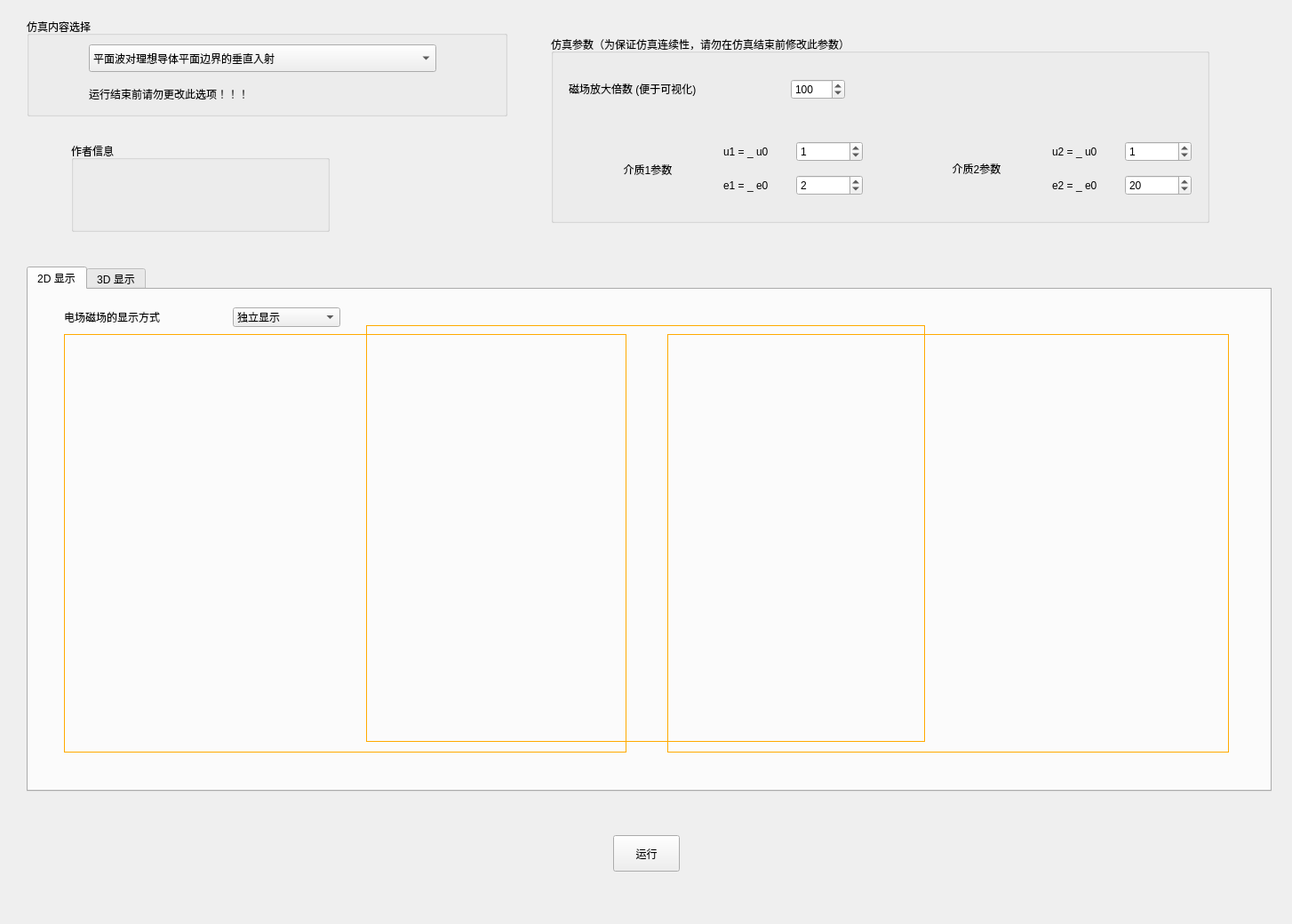
<?xml version="1.0" encoding="UTF-8"?>
<ui version="4.0">
 <class>Form</class>
 <widget class="QWidget" name="Form">
  <property name="geometry">
   <rect>
    <x>0</x>
    <y>0</y>
    <width>1454</width>
    <height>1040</height>
   </rect>
  </property>
  <property name="windowTitle">
   <string>电磁场实验3</string>
  </property>
  <widget class="QPushButton" name="pushButton">
   <property name="geometry">
    <rect>
     <x>690</x>
     <y>940</y>
     <width>75</width>
     <height>41</height>
    </rect>
   </property>
   <property name="text">
    <string>运行</string>
   </property>
  </widget>
  <widget class="QTabWidget" name="tabWidget">
   <property name="geometry">
    <rect>
     <x>30</x>
     <y>300</y>
     <width>1401</width>
     <height>591</height>
    </rect>
   </property>
   <property name="currentIndex">
    <number>0</number>
   </property>
   <widget class="QWidget" name="widget">
    <attribute name="title">
     <string>2D 显示</string>
    </attribute>
    <widget class="QWidget" name="layoutWidget">
     <property name="geometry">
      <rect>
       <x>40</x>
       <y>50</y>
       <width>1311</width>
       <height>471</height>
      </rect>
     </property>
     <layout class="QHBoxLayout" name="horizontalLayout_2">
      <item>
       <widget class="QLabel" name="label_2D_E_2">
        <property name="sizePolicy">
         <sizepolicy hsizetype="Preferred" vsizetype="Preferred">
          <horstretch>0</horstretch>
          <verstretch>0</verstretch>
         </sizepolicy>
        </property>
        <property name="styleSheet">
         <string notr="true">QLabel{
	border-color: rgb(255, 170,0);
     border-width: 1px;
     border-style: solid;
}</string>
        </property>
        <property name="text">
         <string/>
        </property>
       </widget>
      </item>
      <item>
       <spacer name="horizontalSpacer_2">
        <property name="orientation">
         <enum>Qt::Horizontal</enum>
        </property>
        <property name="sizeType">
         <enum>QSizePolicy::Fixed</enum>
        </property>
        <property name="sizeHint" stdset="0">
         <size>
          <width>40</width>
          <height>20</height>
         </size>
        </property>
       </spacer>
      </item>
      <item>
       <widget class="QLabel" name="label_2D_H_2">
        <property name="styleSheet">
         <string notr="true">QLabel{
	border-color: rgb(255, 170,0);
     border-width: 1px;
     border-style: solid;
}</string>
        </property>
        <property name="text">
         <string/>
        </property>
       </widget>
      </item>
     </layout>
    </widget>
    <widget class="QComboBox" name="comboBox">
     <property name="geometry">
      <rect>
       <x>230</x>
       <y>20</y>
       <width>121</width>
       <height>22</height>
      </rect>
     </property>
     <property name="currentText">
      <string>独立显示</string>
     </property>
     <item>
      <property name="text">
       <string>独立显示</string>
      </property>
     </item>
     <item>
      <property name="text">
       <string>合并显示</string>
      </property>
     </item>
    </widget>
    <widget class="QLabel" name="label">
     <property name="geometry">
      <rect>
       <x>40</x>
       <y>20</y>
       <width>161</width>
       <height>21</height>
      </rect>
     </property>
     <property name="text">
      <string>电场磁场的显示方式</string>
     </property>
    </widget>
    <widget class="QLabel" name="label_2D_E_3">
     <property name="geometry">
      <rect>
       <x>380</x>
       <y>40</y>
       <width>629</width>
       <height>469</height>
      </rect>
     </property>
     <property name="sizePolicy">
      <sizepolicy hsizetype="Preferred" vsizetype="Preferred">
       <horstretch>0</horstretch>
       <verstretch>0</verstretch>
      </sizepolicy>
     </property>
     <property name="styleSheet">
      <string notr="true">QLabel{
	border-color: rgb(255, 170,0);
     border-width: 1px;
     border-style: solid;
}</string>
     </property>
     <property name="text">
      <string/>
     </property>
    </widget>
   </widget>
   <widget class="QWidget" name="tab_2">
    <attribute name="title">
     <string>3D 显示</string>
    </attribute>
    <widget class="QLabel" name="label_3D_EH">
     <property name="geometry">
      <rect>
       <x>380</x>
       <y>50</y>
       <width>629</width>
       <height>469</height>
      </rect>
     </property>
     <property name="sizePolicy">
      <sizepolicy hsizetype="Preferred" vsizetype="Preferred">
       <horstretch>0</horstretch>
       <verstretch>0</verstretch>
      </sizepolicy>
     </property>
     <property name="styleSheet">
      <string notr="true">QLabel{
	border-color: rgb(255, 170,0);
     border-width: 1px;
     border-style: solid;
}</string>
     </property>
     <property name="text">
      <string/>
     </property>
    </widget>
   </widget>
  </widget>
  <widget class="QGroupBox" name="groupBox">
   <property name="geometry">
    <rect>
     <x>620</x>
     <y>40</y>
     <width>741</width>
     <height>211</height>
    </rect>
   </property>
   <property name="title">
    <string>仿真参数（为保证仿真连续性，请勿在仿真结束前修改此参数）</string>
   </property>
   <widget class="QLabel" name="label_15">
    <property name="geometry">
     <rect>
      <x>20</x>
      <y>30</y>
      <width>241</width>
      <height>59</height>
     </rect>
    </property>
    <property name="text">
     <string>磁场放大倍数 (便于可视化)</string>
    </property>
   </widget>
   <widget class="QWidget" name="horizontalLayoutWidget_2">
    <property name="geometry">
     <rect>
      <x>30</x>
      <y>110</y>
      <width>321</width>
      <height>81</height>
     </rect>
    </property>
    <layout class="QHBoxLayout" name="horizontalLayout_11">
     <item>
      <widget class="QLabel" name="label_13">
       <property name="text">
        <string>介质1参数</string>
       </property>
       <property name="alignment">
        <set>Qt::AlignCenter</set>
       </property>
       <property name="indent">
        <number>-1</number>
       </property>
      </widget>
     </item>
     <item>
      <layout class="QHBoxLayout" name="horizontalLayout_10">
       <item>
        <layout class="QVBoxLayout" name="verticalLayout">
         <item>
          <layout class="QHBoxLayout" name="horizontalLayout_5">
           <item>
            <widget class="QLabel" name="label_8">
             <property name="text">
              <string>u1 = _ u0</string>
             </property>
            </widget>
           </item>
           <item>
            <widget class="QSpinBox" name="spinBox_4">
             <property name="value">
              <number>1</number>
             </property>
            </widget>
           </item>
          </layout>
         </item>
         <item>
          <layout class="QHBoxLayout" name="horizontalLayout">
           <item>
            <widget class="QLabel" name="label_5">
             <property name="text">
              <string>e1 = _ e0</string>
             </property>
            </widget>
           </item>
           <item>
            <widget class="QSpinBox" name="spinBox">
             <property name="value">
              <number>2</number>
             </property>
            </widget>
           </item>
          </layout>
         </item>
        </layout>
       </item>
      </layout>
     </item>
    </layout>
   </widget>
   <widget class="QWidget" name="horizontalLayoutWidget_3">
    <property name="geometry">
     <rect>
      <x>400</x>
      <y>110</y>
      <width>321</width>
      <height>80</height>
     </rect>
    </property>
    <layout class="QHBoxLayout" name="horizontalLayout_12">
     <item>
      <widget class="QLabel" name="label_14">
       <property name="text">
        <string>介质2参数</string>
       </property>
       <property name="alignment">
        <set>Qt::AlignCenter</set>
       </property>
       <property name="indent">
        <number>-1</number>
       </property>
      </widget>
     </item>
     <item>
      <layout class="QVBoxLayout" name="verticalLayout_3">
       <item>
        <layout class="QHBoxLayout" name="horizontalLayout_8">
         <item>
          <widget class="QLabel" name="label_11">
           <property name="text">
            <string>u2 = _ u0</string>
           </property>
          </widget>
         </item>
         <item>
          <widget class="QSpinBox" name="spinBox_7">
           <property name="value">
            <number>1</number>
           </property>
          </widget>
         </item>
        </layout>
       </item>
       <item>
        <layout class="QHBoxLayout" name="horizontalLayout_9">
         <item>
          <widget class="QLabel" name="label_12">
           <property name="text">
            <string>e2 = _ e0</string>
           </property>
          </widget>
         </item>
         <item>
          <widget class="QSpinBox" name="spinBox_8">
           <property name="value">
            <number>20</number>
           </property>
          </widget>
         </item>
        </layout>
       </item>
      </layout>
     </item>
    </layout>
   </widget>
   <widget class="QWidget" name="horizontalLayoutWidget_4">
    <property name="geometry">
     <rect>
      <x>270</x>
      <y>30</y>
      <width>61</width>
      <height>61</height>
     </rect>
    </property>
    <layout class="QHBoxLayout" name="horizontalLayout_13">
     <item>
      <widget class="QSpinBox" name="spinBox_9">
       <property name="maximum">
        <number>1000</number>
       </property>
       <property name="singleStep">
        <number>1</number>
       </property>
       <property name="value">
        <number>100</number>
       </property>
      </widget>
     </item>
    </layout>
   </widget>
  </widget>
  <widget class="QGroupBox" name="groupBox_2">
   <property name="geometry">
    <rect>
     <x>80</x>
     <y>160</y>
     <width>291</width>
     <height>101</height>
    </rect>
   </property>
   <property name="title">
    <string>作者信息</string>
   </property>
  </widget>
  <widget class="QGroupBox" name="groupBox_3">
   <property name="geometry">
    <rect>
     <x>30</x>
     <y>20</y>
     <width>541</width>
     <height>111</height>
    </rect>
   </property>
   <property name="title">
    <string>仿真内容选择</string>
   </property>
   <widget class="QLabel" name="label_3">
    <property name="geometry">
     <rect>
      <x>70</x>
      <y>70</y>
      <width>231</width>
      <height>31</height>
     </rect>
    </property>
    <property name="text">
     <string>运行结束前请勿更改此选项！！！</string>
    </property>
   </widget>
   <widget class="QComboBox" name="comboBox_2">
    <property name="geometry">
     <rect>
      <x>70</x>
      <y>30</y>
      <width>391</width>
      <height>31</height>
     </rect>
    </property>
    <property name="sizeAdjustPolicy">
     <enum>QComboBox::AdjustToContentsOnFirstShow</enum>
    </property>
    <item>
     <property name="text">
      <string>平面波对理想导体平面边界的垂直入射</string>
     </property>
    </item>
    <item>
     <property name="text">
      <string>平面波对理想介质的垂直入射</string>
     </property>
    </item>
   </widget>
  </widget>
 </widget>
 <resources/>
 <connections>
  <connection>
   <sender>pushButton</sender>
   <signal>clicked()</signal>
   <receiver>Form</receiver>
   <slot>openimage()</slot>
   <hints>
    <hint type="sourcelabel">
     <x>690</x>
     <y>940</y>
    </hint>
    <hint type="destinationlabel">
     <x>161</x>
     <y>315</y>
    </hint>
   </hints>
  </connection>
  <connection>
   <sender>comboBox_2</sender>
   <signal>currentIndexChanged(QString)</signal>
   <receiver>Form</receiver>
   <slot>slot1()</slot>
   <hints>
    <hint type="sourcelabel">
     <x>322</x>
     <y>60</y>
    </hint>
    <hint type="destinationlabel">
     <x>412</x>
     <y>133</y>
    </hint>
   </hints>
  </connection>
 </connections>
 <slots>
  <signal>signal1()</signal>
  <slot>openimage()</slot>
  <slot>slot1()</slot>
 </slots>
</ui>
